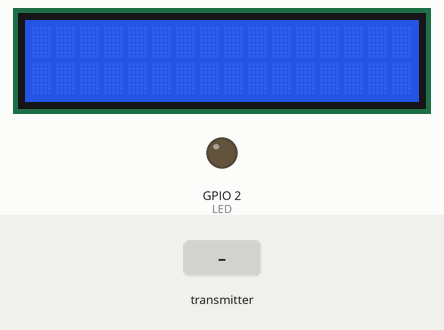
This sketch was run on a simulated ESP32. On the bench: 16×2 character LCD, output pins drawn as LEDs (lit = HIGH). The inputs (shaded band) are chosen by the test bench. WiFi joins after 1.5 s; servers stay silent unless stated; the local clock reads 2024-03-15 10:24:30 at power-on unless the sketch sets it; storage starts empty; what the sketch prints to the serial monitor is not drawn.

Above: at 12.7 s.
12.8 s: the transmitter starts sending sensor1 = 0
At 13.5 s:
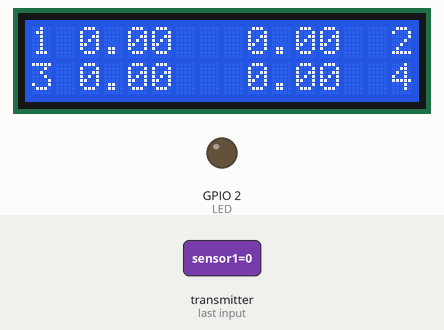
14.3 s: the transmitter starts sending sensor2 = 25
At 15.5 s:
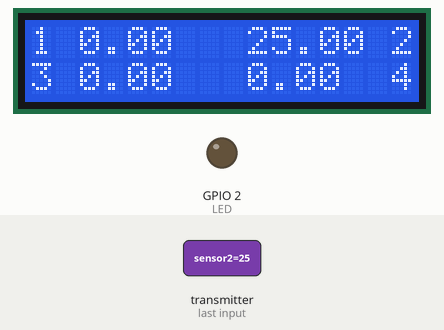
15.8 s: the transmitter starts sending sensor3 = 25
At 17.0 s:
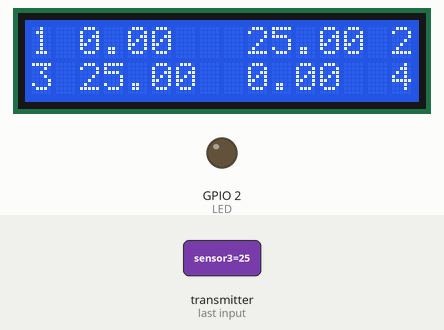
17.3 s: the transmitter starts sending sensor4 = 25
At 18.3 s:
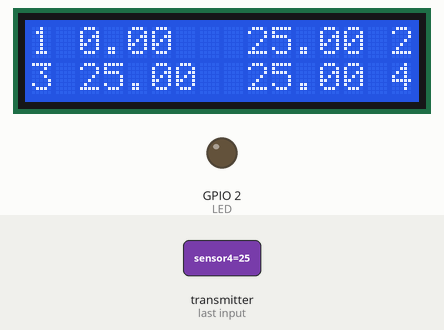
18.8 s: the transmitter starts sending sensor1 = 25
At 20.0 s:
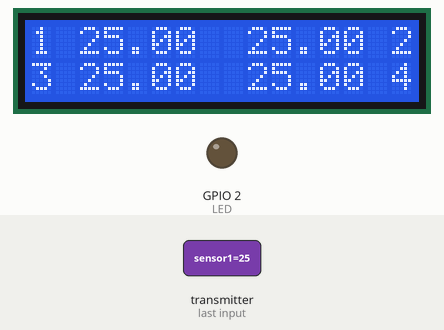
20.3 s: the transmitter starts sending sensor2 = 0
At 21.3 s:
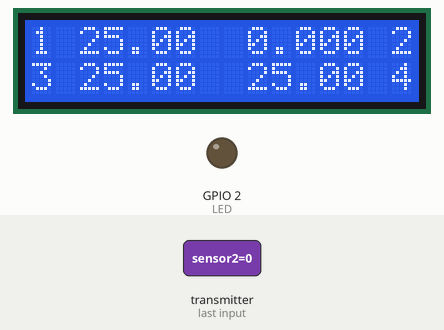
Timing chart, 0 to 22.8 s (numbered marks = the images above; inputs shaded):
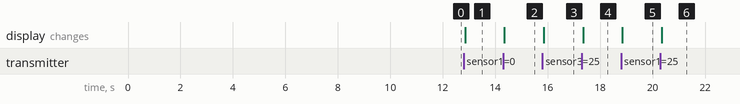

The sketch:

RTC_LCD_WirelessComm_SaveLittleFs.ino
```cpp
#include <LiquidCrystal_I2C.h>  // LCD
#include <esp_now.h>            // Wireless comm
#include <WiFi.h>               // Wireless comm
#include "time.h"               // Real Time Clock
#include <Arduino.h>            // Saving data
#include "FS.h"                 // Saving data
#include <LittleFS.h>           // Saving data

#define FORMAT_LITTLEFS_IF_FAILED true

String timeNow = "D:";

LiquidCrystal_I2C lcd(0x27, 16, 2);  // LCD

#define LED 2  // Internal LED on reciever

// Real Time Clock /////////////////////////////////////////////////////////////////////
const char* ssid = "york-connect";  // wifi network name

const char* ntpServer = "pool.ntp.org";  // server
const long gmtOffset_sec = -18000;       // timezone offset = TimezoneOffset x 60 x 60
const int daylightOffset_sec = 3600;     // daylight savings

void printLocalTime() {
  struct tm timeinfo;
  if (!getLocalTime(&timeinfo)) {
    digitalWrite(LED, HIGH);
    return;
  }
  digitalWrite(LED, LOW);
  Serial.println(&timeinfo, "%A, %B %d %Y %H:%M:%S");

}
////////////////////////////////////////////////////////////////////////////////////////

// Recvieing data //////////////////////////////////////////////////////////////////////
typedef struct struct_message {

  float sensor1;
  float sensor2;
  float sensor3;
  float sensor4;
} struct_message;

// Create a struct_message called myData
struct_message myData;

// callback function that will be executed when data is received
void OnDataRecv(const uint8_t* mac, const uint8_t* incomingData, int len) {
  memcpy(&myData, incomingData, sizeof(myData));

  lcd.setCursor(0, 0);
  lcd.print("1");
  lcd.setCursor(15, 0);
  lcd.print("2");
  lcd.setCursor(0, 1);
  lcd.print("3");
  lcd.setCursor(15, 1);
  lcd.print("4");

  lcd.setCursor(2, 0);
  lcd.print(myData.sensor1);
  lcd.setCursor(9, 0);
  lcd.print(myData.sensor2);
  lcd.setCursor(2, 1);
  lcd.print(myData.sensor3);
  lcd.setCursor(9, 1);
  lcd.print(myData.sensor4);
}
////////////////////////////////////////////////////////////////////////////////////////

// Saving Data /////////////////////////////////////////////////////////////////////////
void appendFile(fs::FS& fs, const char* path, const char* message) {
  Serial.printf("Appending to file: %s\r\n", path);

  File file = fs.open(path, FILE_APPEND);
  if (!file) {
    Serial.println("- failed to open file for appending");
    return;
  }
  if (file.print(message)) {
    Serial.println("- message appended");
  } else {
    Serial.println("- append failed");
  }
  file.close();
}
void writeFile(fs::FS &fs, const char * path, const char * message){
  Serial.printf("Writing file: %s\r\n", path);

  File file = fs.open(path, FILE_WRITE);
  if(!file){
    Serial.println("- failed to open file for writing");
    return;
  }
  if(file.print(message)){
    Serial.println("- file written");
  } else {
    Serial.println("- write failed");
  }
  file.close();
}

////////////////////////////////////////////////////////////////////////////////////////

void setup() {  // put your setup code here, to run once:

  // initialize LCD
  lcd.init();
  // turn on LCD backlight
  lcd.backlight();
  pinMode(LED, OUTPUT);
  Serial.begin(115200);

  // Connecting to Wifi /////////////////////////////////////////////////////////////////
  Serial.printf("Connecting to %s ", ssid);
  WiFi.begin(ssid);  // connecting to wifi
  while (WiFi.status() != WL_CONNECTED) {
    delay(500);
    Serial.print(".");
  }
  Serial.println(" CONNECTED");

  //init and get the time
  delay(10000);
  configTime(gmtOffset_sec, daylightOffset_sec, ntpServer);

  WiFi.disconnect(true);
  WiFi.mode(WIFI_OFF);
  //////////////////////////////////////////////////////////////////////////////////////

  // Set device as a Wi-Fi Station
  WiFi.mode(WIFI_STA);

  // Init ESP-NOW
  if (esp_now_init() != ESP_OK) {
    Serial.println("Error initializing ESP-NOW");
    lcd.setCursor(4, 0);
    lcd.print("Error :(");
    lcd.setCursor(0, 1);
    lcd.print("Not connected :(");
    return;
  }

  // Intiilize LittleFS
  bool fileexists = LittleFS.exists("/Data.txt");
Serial.print(fileexists);
if(!fileexists) {
  Serial.println("File doesn’t exist");
  Serial.println("Creating file...");
  // Create File and add header
  writeFile(LittleFS, "/Data.txt", "MY ESP32 DATA \r\n");
}
else {
  Serial.println("File already exists");
}

// Once ESPNow is successfully Init, we will register for recv CB to
// get recv packer info
esp_now_register_recv_cb(esp_now_recv_cb_t(OnDataRecv));
}

void loop() {  // put your main code here, to run repeatedly:

    printLocalTime();

    Serial.println(timeNow);

  // MySensor1 = "Sensor 1:" + String(myData.sensor1) + " C";
  // MySensor2 = "Sensor 2:" + String(myData.sensor2) + " C";
  // MySensor3 = "Sensor 3:" + String(myData.sensor3) + " C";
  // MySensor4 = "Sensor 4:" + String(myData.sensor4) + " C";

  // appendFile(LittleFS, "/Data.txt", MyTime);
  // appendFile(LittleFS, "/Data.txt", "\n");
  // appendFile(LittleFS, "/Data.txt", MySensor1);
  // appendFile(LittleFS, "/Data.txt", "\n");
  // appendFile(LittleFS, "/Data.txt", MySensor2);
  // appendFile(LittleFS, "/Data.txt", "\n");
  // appendFile(LittleFS, "/Data.txt", MySensor3);
  // appendFile(LittleFS, "/Data.txt", "\n");
  // appendFile(LittleFS, "/Data.txt", MySensor4);
  // appendFile(LittleFS, "/Data.txt", "\n \n");

   delay(3000);


}
```

Measured:
- after the input at 12.8 s, the display: changes after 0.05 s (image 1)
- after the input at 14.3 s, the display: changes after 0.05 s (image 2)
- after the input at 15.8 s, the display: changes after 0.05 s (image 3)
- after the input at 17.3 s, the display: changes after 0.06 s (image 4)
- after the input at 18.8 s, the display: changes at once (image 5)
- after the input at 20.3 s, the display: changes at once (image 6)
